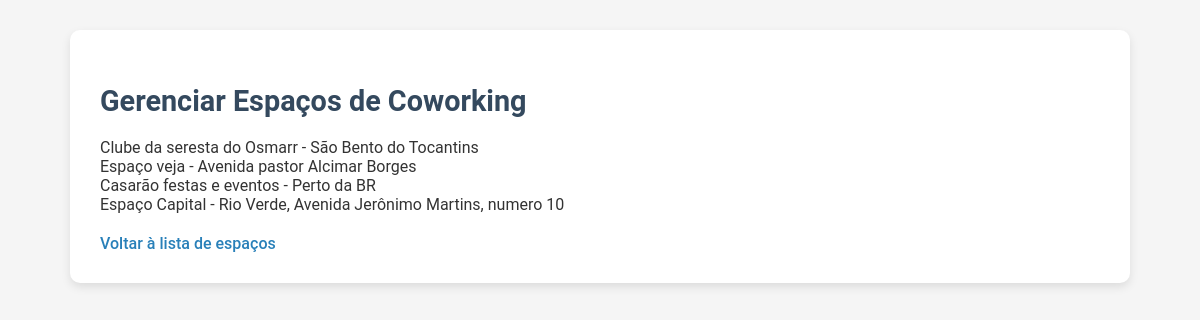
Page /reservas/gerenciar/ (signed in) on the earlier database version.
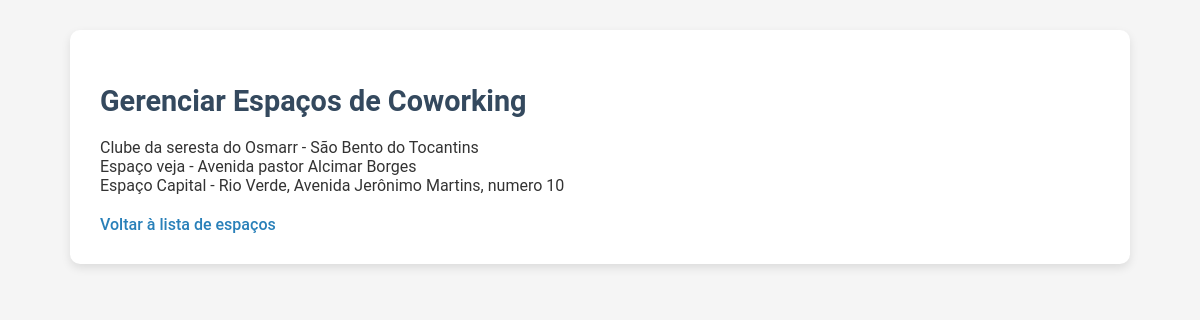
Same page on the later database version.
### reservas/models.py (models this page shows, shortened)
class EspacoCoworking(models.Model):
    nome = models.CharField(max_length=100)
    endereco = models.CharField(max_length=200)
    frase_destaque = models.CharField(max_length=100, blank=True, null=True)
    descricao = models.TextField(blank=True, null=True)
    capacidade = models.IntegerField()
    preco_por_hora = models.DecimalField(max_digits=10, decimal_places=2)
    latitude = models.FloatField(default=0)
    longitude = models.FloatField(default=0)
    prioridade = models.IntegerField(default=0, blank=True, null=True)
    palavras_chave = models.TextField(blank=True, null=True, help_text='Separado por -')
    instagram = models.URLField(max_length=255, blank=True, null=True)
    facebook = models.URLField(max_length=255, blank=True, null=True)
    linkedin = models.URLField(max_length=255, blank=True, null=True)
    nome_espaco = models.CharField(max_length=255, blank=True, null=True)
    razao_social = models.CharField(max_length=255, blank=True, null=True)
    cep = models.CharField(max_length=20, blank=True, null=True)
    pais = models.CharField(max_length=100, blank=True, null=True)
    uf = models.CharField(max_length=2, blank=True, null=True)
    cidade = models.CharField(max_length=100, blank=True, null=True)
    bairro = models.CharField(max_length=100, blank=True, null=True)
    logradouro = models.CharField(max_length=255, blank=True, null=True)
    numero = models.CharField(max_length=10, blank=True, null=True)
    complemento = models.CharField(max_length=255, blank=True, null=True)
    logo = models.ImageField(upload_to='logos/', blank=True, null=True)
    foto_horizontal = models.ImageField(upload_to='fotos_espaco/', blank=True, null=True)
    nome_proprietario = models.CharField(max_length=255, blank=True, null=True)
    email_proprietario = models.EmailField(blank=True, null=True)
    telefone_proprietario = models.CharField(max_length=20, blank=True, null=True)
    nome_gerente = models.CharField(max_length=255, blank=True, null=True)
    email_gerente = models.EmailField(blank=True, null=True)
    telefone_gerente = models.CharField(max_length=20, blank=True, null=True)
    titular_conta = models.CharField(max_length=255, blank=True, null=True)
    banco = models.CharField(max_length=100, blank=True, null=True)
    agencia = models.CharField(max_length=20, blank=True, null=True)
    conta = models.CharField(max_length=20, blank=True, null=True)
    tipo_conta = models.CharField(max_length=50, blank=True, null=True)
    tipo_pix = models.CharField(max_length=50, blank=True, null=True)
    pix = models.CharField(max_length=100, blank=True, null=True)
    cafe = models.BooleanField(default=False)
    cha = models.BooleanField(default=False)
    massagem = models.BooleanField(default=False)
    outros_diferenciais = models.CharField(max_length=255, blank=True, null=True)
    wifi = models.BooleanField(default=False)
    acessibilidade = models.BooleanField(default=False)
    acesso24h = models.BooleanField(default=False)
    playground_kids = models.BooleanField(default=False)
    ar_condicionado = models.BooleanField(default=False)
    area_alimentacao = models.BooleanField(default=False)
    biblioteca = models.BooleanField(default=False)
    cabine_call = models.BooleanField(default=False)
    cozinha = models.BooleanField(default=False)
    espaco_pet = models.BooleanField(default=False)
    espaco_convivencia = models.BooleanField(default=False)
    lounge = models.BooleanField(default=False)
    galeria_arte = models.BooleanField(default=False)
    geladeira = models.BooleanField(default=False)
    gerador_eletricidade = models.BooleanField(default=False)
    jardim = models.BooleanField(default=False)
    quadro_branco = models.BooleanField(default=False)
    recepcao = models.BooleanField(default=False)
    sala_descompressao = models.BooleanField(default=False)
    sala_jogos = models.BooleanField(default=False)
    varanda = models.BooleanField(default=False)
    vestuario = models.BooleanField(default=False)
    velocidade_internet = models.CharField(max_length=50, blank=True, null=True)
    auditorio = models.BooleanField(default=False)
    cafeteria = models.BooleanField(default=False)
    coliving = models.BooleanField(default=False)
    espaco_eventos = models.BooleanField(default=False)
    estudio_gravacao = models.BooleanField(default=False)
    restaurante = models.BooleanField(default=False)
    fotos_area_comum = models.ImageField(upload_to='fotos_areas_comuns/', blank=True, null=True)
    fotos_area_compartilhada = models.ImageField(upload_to='fotos_areas_compartilhadas/', blank=True, null=True)
    fotos_salas_privativas = models.ImageField(upload_to='fotos_salas_privativas/', blank=True, null=True)
    outras_fotos = models.ImageField(upload_to='outras_fotos/', blank=True, null=True)
    proprietario = models.ForeignKey(User, on_delete=models.CASCADE)
    class Meta:
        verbose_name = "Espaço de Coworking"
        verbose_name_plural = "Espaços de Coworking"
        ordering = ['prioridade']  # Ordena os espaços pelo nome de forma padrão

### reservas/views.py (the view)
# urls.py: path('gerenciar/', views.gerenciar_espacos, name='gerenciar_espacos'),
@user_passes_test(is_coworking_admin)
@login_required
def gerenciar_espacos(request):
    espacos = EspacoCoworking.objects.filter(proprietario=request.user)
    return render(request, 'reservas/gerenciar_espacos.html', {'espacos': espacos})

### reservas/views.py (called while the page is built)
def is_coworking_admin(user):
    return user.groups.filter(name='Administradores de Coworking').exists()

### reservas/templates/reservas/gerenciar_espacos.html (shortened to what this page needs)
{% load static %}
<!DOCTYPE html>
<html>
<head>
    <link rel="stylesheet" href="{% static 'reservas/styles.css' %}">
</head>
<body>
    <div class="container">
        <h2>Gerenciar Espaços de Coworking</h2>
        <ul>
            {% for espaco in espacos %}
            <li>{{ espaco.nome }} - {{ espaco.endereco }}</li>
            {% endfor %}
        </ul>
        <a href="{% url 'lista_espacos' %}">Voltar à lista de espaços</a>
    </div>
</body>
</html>

Differences in the rows shown:
no longer on this page (row edited): EspacoCoworking: nome "Casarão festas e eventos", endereco "Perto da BR"
